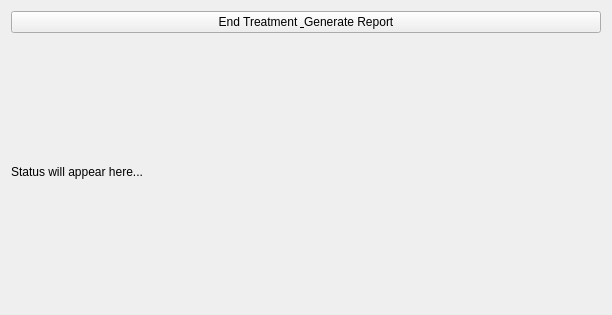
<?xml version="1.0" encoding="UTF-8"?>
<ui version="4.0">
 <class>TreatmentReportWindow</class>
 <widget class="QWidget" name="TreatmentReportWindow">
  <property name="geometry">
   <rect>
    <x>0</x>
    <y>0</y>
    <width>612</width>
    <height>315</height>
   </rect>
  </property>
  <property name="windowTitle">
   <string>Treatment Report Generator</string>
  </property>
  <layout class="QVBoxLayout" name="verticalLayout">
   <item>
    <widget class="QPushButton" name="btn_generate">
     <property name="text">
      <string>End Treatment &amp; Generate Report</string>
     </property>
    </widget>
   </item>
   <item>
    <widget class="QLabel" name="label_status">
     <property name="text">
      <string>Status will appear here...</string>
     </property>
    </widget>
   </item>
  </layout>
 </widget>
 <resources/>
 <connections/>
</ui>
